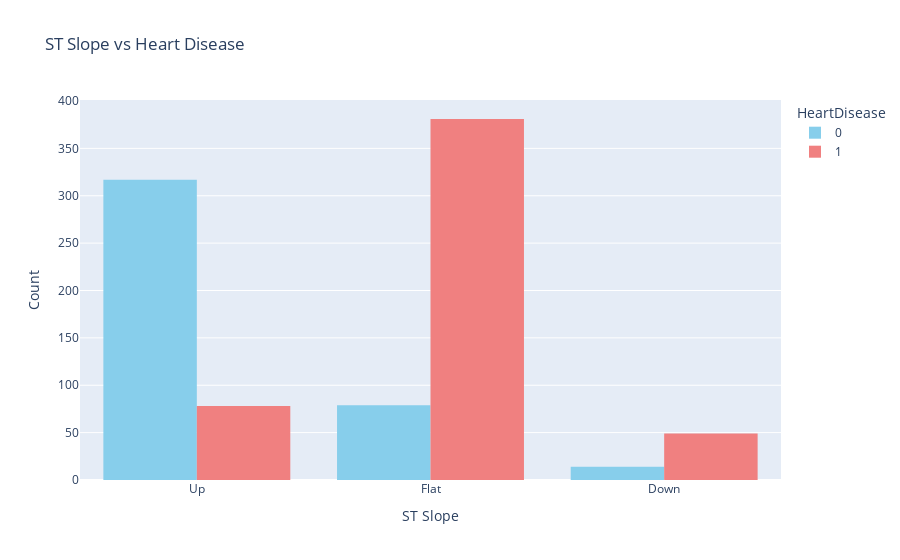

Notebook cell for this chart:
### Markdown cell above
### This box plot shows the relationship between Max Heart Rate and Heart Disease.

### Max Heart Rate is the highest number of times your heart can beat per minute. 

**Heart Disease = 0 (No Heart Disease):** The max heart rate is generally higher, with most values between 130 and 170. A few outliers are lower than 100.

**Heart Disease = 1 (Heart Disease):** The max heart rate tends to be lower, mostly between 120 and before 150, with some outliers below 110 and a outlier near to 200.

It suggests that people with heart disease often have lower max heart rates compared to those without heart disease.

### Code cell
fig = px.histogram(data, x='ST_Slope', color='HeartDisease', title='ST Slope vs Heart Disease', barmode='group',color_discrete_sequence=['skyblue', 'lightcoral'])
fig.update_layout(xaxis_title='ST Slope', yaxis_title='Count')
fig.show()

### Figure 1 — Plotly figure (JSON) as saved in the notebook; plotly's stock layout.template omitted (floating-point values rounded to 4 significant figures; data arrays with more than 128 entries replaced by an {"elided": "..."} marker saying what was removed)
{"data": [{"alignmentgroup": "True", "bingroup": "x", "hovertemplate": "HeartDisease=0<br>ST_Slope=%{x}<br>count=%{y}<extra></extra>", "legendgroup": "0", "marker": {"color": "skyblue", "pattern": {"shape": ""}}, "name": "0", "offsetgroup": "0", "orientation": "v", "showlegend": true, "type": "histogram", "x": {"elided": "410 str values"}, "xaxis": "x", "yaxis": "y"}, {"alignmentgroup": "True", "bingroup": "x", "hovertemplate": "HeartDisease=1<br>ST_Slope=%{x}<br>count=%{y}<extra></extra>", "legendgroup": "1", "marker": {"color": "lightcoral", "pattern": {"shape": ""}}, "name": "1", "offsetgroup": "1", "orientation": "v", "showlegend": true, "type": "histogram", "x": {"elided": "508 str values"}, "xaxis": "x", "yaxis": "y"}], "layout": {"barmode": "group", "legend": {"title": {"text": "HeartDisease"}, "tracegroupgap": 0}, "title": {"text": "ST Slope vs Heart Disease"}, "xaxis": {"anchor": "y", "domain": [0, 1], "title": {"text": "ST Slope"}}, "yaxis": {"anchor": "x", "domain": [0, 1], "title": {"text": "Count"}}}}
